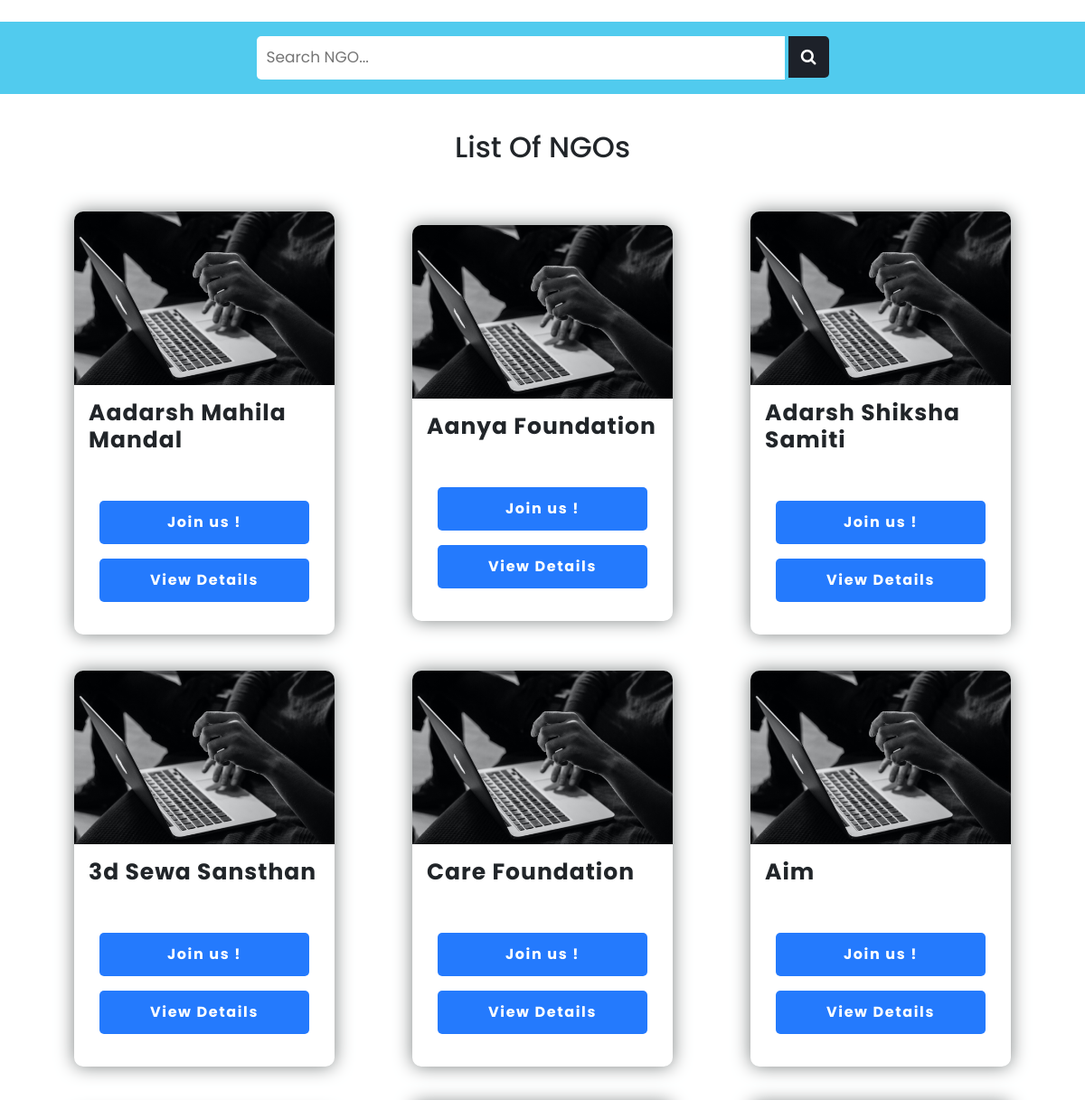
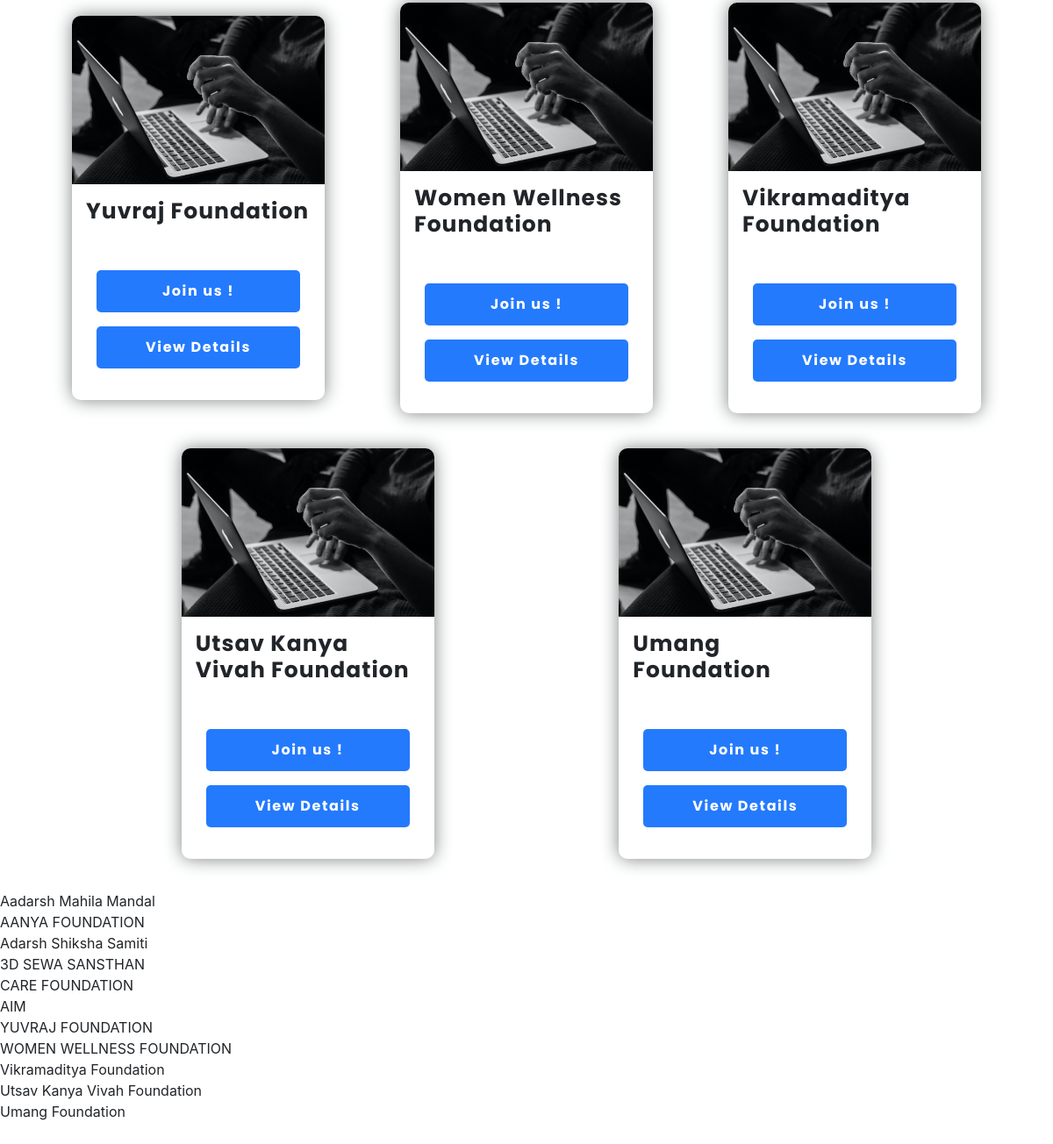
/PHP/home.php, run on the app's committed database (2 pictures, top to bottom).
### tables this page shows
CREATE TABLE `ngo_register` (
  `ngoid` int(11) NOT NULL,
  `ngo_name` varchar(50) NOT NULL,
  `ngo_domain` varchar(150) DEFAULT NULL,
  `act_name` varchar(50) NOT NULL,
  `registration_no` varchar(12) NOT NULL,
  `city` varchar(50) NOT NULL,
  `state` varchar(50) NOT NULL,
  `founder_name` varchar(50) NOT NULL,
  `email` varchar(50) NOT NULL,
  `mobile` varchar(10) NOT NULL,
  `aadhar` varchar(12) NOT NULL,
  `pan` varchar(10) NOT NULL,
  `ngo_address` varchar(100) NOT NULL,
  `ngo_city` varchar(50) NOT NULL,
  `ngo_state` varchar(50) NOT NULL,
  `pincode` int(11) NOT NULL,
  `ngo_mobile` varchar(10) NOT NULL,
  `url` varchar(100) DEFAULT NULL,
  `ngo_email` varchar(50) NOT NULL,
  `registration_date` date NOT NULL,
  `profile_photo` varchar(255) DEFAULT NULL,
  `ngo_desc` varchar(255) DEFAULT NULL
);

### PHP/home.php (the view, shortened to what this page needs)
<html lang="en">
<head>
    <link href="https://unpkg.com/aos@2.3.1/dist/aos.css" rel="stylesheet">
    <link rel="stylesheet" href="https://cdnjs.cloudflare.com/ajax/libs/font-awesome/4.7.0/css/font-awesome.min.css">
    <link rel="stylesheet" href="../Style/home.css" />
    <link rel="stylesheet" href="../Style/NewsandEventForm.css">
    <link rel="stylesheet" href="https://stackpath.bootstrapcdn.com/font-awesome/4.7.0/css/font-awesome.min.css">
    <link rel="stylesheet" href="https://stackpath.bootstrapcdn.com/bootstrap/4.1.2/css/bootstrap.min.css">
</head>
<body>
    <br />
    <div id="content">
        <div class="search">
            <input type="text" style="width:50%" placeholder="Search NGO...">
            <button type="submit" class="searchButton">
                <i class="fa fa-search"></i>
            </button>
        </div><br />
        <div class="team" id="Team">
            <h1 align='center' class="recommended">List Of NGOs</h1><br />
            <div class="cards">
                <?php
                require('dbcon.php');
                $stmt = $pdo->prepare("select * FROM ngo_register");
                $stmt->execute();
                $users = $stmt->fetchAll();
                foreach ($users as $user) {
                ?>
                    <div class="card1" data-aos="zoom-in">
                        <div class="card-image">
                            <img src="../Image/about.jpg" />
                        </div>
                        <div class="card-content">
                            <h3><?php echo ucwords(strtolower($user['ngo_name'])); ?></h3><br />
                            <div class="join-button">
                                <a href="volunteer_form.php?id=<?php echo $user['ngoid']; ?>">
                                    <button class="join">Join us !</button>
                                </a>
                                <a href="#m<?php echo $user['ngoid']; ?>" data-toggle="modal">
                                    <button class="join">View Details</button>
                                </a>
                            </div>
                        </div>
                    </div>
                <?php
                }
                ?>
            </div>
        </div>
    </div>
    <?php
    require('dbcon.php');
    $stmt = $pdo->prepare("select * FROM ngo_register");
    $stmt->execute();
    $users = $stmt->fetchAll();
    foreach ($users as $user) {
        echo $user['ngo_name'].'<br/>';
    ?>
    <?php
    } ?>
    <br /><br />
</body>
</html>

### Style/home.css (style rules this page uses)
* { margin: 0; padding: 0; box-sizing: border-box; font-family: 'Poppins', sans-serif; }
.team { padding: 1rem; }
.cards { display: flex; align-items: center; letter-spacing: 1px; margin: auto; flex-wrap: wrap; transition:all 0.2s linear; justify-content: space-evenly; }
.card1 { width: 18rem; border-radius: 10px; height: fit-content; margin: 20px; box-shadow: 0 0 20px #7e8383; }
.card-content { padding: 1rem; }
.card-content h3 { font-size: 1.5625rem; font-weight: bold; }
.card-image img { width: 100%; border-top-left-radius: 10px; border-top-right-radius: 10px; height: auto; }
.join-button { padding: 12px; }
.join { background-color: #247AFD; letter-spacing: 0.1em; outline: none; padding: 12px; width: 100%; color: #fff; font-weight: 700; font-size: 1rem; margin: 0.5rem 0; border-radius: 5px; border: none; }
.search { padding: 1rem; background-color: rgba(81, 203, 238, 1); }
input[type=text] { border: none; padding: 11px; border-top-left-radius: 5px; border-bottom-left-radius: 5px; font-size: 17px; outline: none; }
.searchButton { font-size: 18px; border: none; border-top-right-radius: 5px; border-bottom-right-radius: 5px; padding: 14px; background-color: #1d2129; color: white; cursor: pointer; }
.recommended { font-size: 2rem; }
@media only screen and (min-width: 1024px) { img { width: 100%; height: auto; } }

### PHP/home.php (style rules this page uses)
.search { width: 100%; margin: auto; display: block; text-align: center; }

### data on the page
ngo_register: ngo_name "Aadarsh Mahila Mandal"
ngo_register: ngo_name "Aanya Foundation", ngo_name "AANYA FOUNDATION"
ngo_register: ngo_name "Adarsh Shiksha Samiti"
ngo_register: ngo_name "3d Sewa Sansthan", ngo_name "3D SEWA SANSTHAN"
ngo_register: ngo_name "Care Foundation", ngo_name "CARE FOUNDATION"
ngo_register: ngo_name "Aim", ngo_name "AIM"
ngo_register: ngo_name "Yuvraj Foundation", ngo_name "YUVRAJ FOUNDATION"
ngo_register: ngo_name "Women Wellness Foundation", ngo_name "WOMEN WELLNESS FOUNDATION"
ngo_register: ngo_name "Vikramaditya Foundation"
ngo_register: ngo_name "Utsav Kanya Vivah Foundation"
ngo_register: ngo_name "Umang Foundation"
